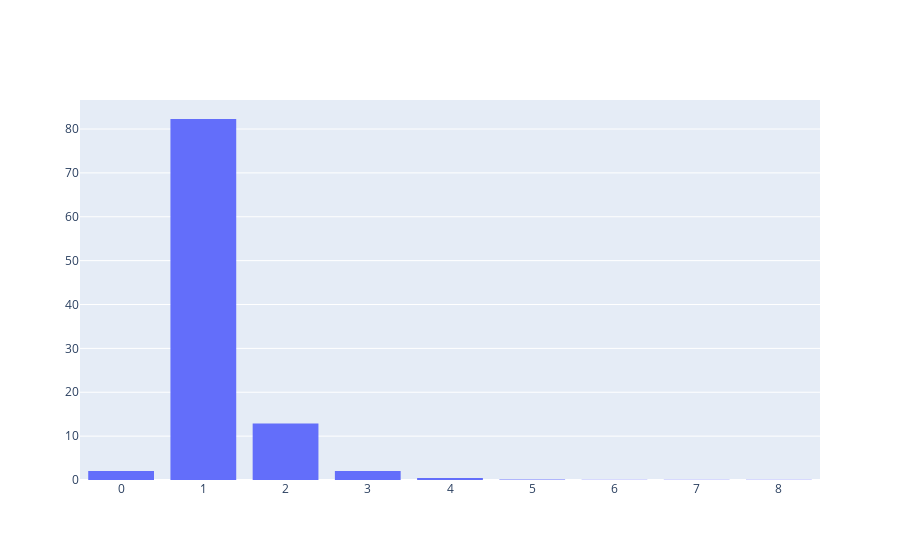

This figure's notebook cell:
### Code cell
import plotly.graph_objects as go

fig = go.Figure(data=[go.Histogram(x=(L_train != ABSTAIN).sum(axis=1), histnorm='percent')])
fig.update_layout(
    bargap=0.2, # gap between bars of adjacent location coordinates    
)
fig.show()

### Figure 1 — Plotly figure (JSON) as saved in the notebook; plotly's stock layout.template omitted (floating-point values rounded to 4 significant figures; data arrays with more than 128 entries replaced by an {"elided": "..."} marker saying what was removed)
{"data": [{"histnorm": "percent", "type": "histogram", "x": {"elided": "22946 int values"}}], "layout": {"bargap": 0.2}}
